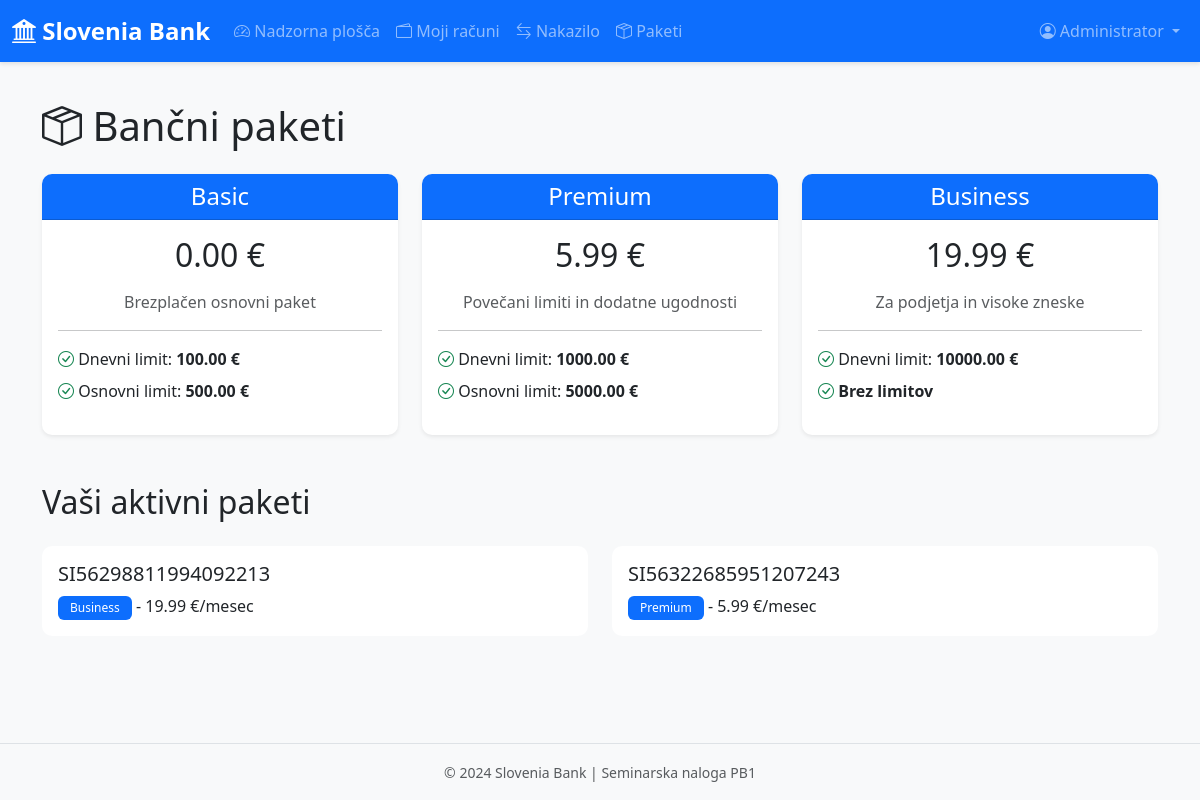
Screenshot of /packages (signed in) with the database file from the repository.
### tables this page shows
CREATE TABLE racun (
                        IBAN            TEXT     PRIMARY KEY UNIQUE CHECK(LENGTH(IBAN) = 19), -- 19 je standard po Wiki za SLO
                        id_lastnik      INTEGER  NOT NULL REFERENCES stranka(id_stranke),
                        id_paket        INTEGER  NOT NULL REFERENCES paket(id_paket),
                        stanje          INTEGER  NOT NULL DEFAULT(0) -- centi
                );

CREATE TABLE paket (
                    id_paket  INTEGER PRIMARY KEY,
                    tip       TEXT     NOT NULL UNIQUE,
                    cena      INTEGER  NOT NULL,
                    osnovni_limit  INTEGER,
                    dnevni_limit   INTEGER  NOT NULL
                    
                );

### app.py (the view)
@app.route('/packages')
@login_required
def packages():
    available_packages = [
        {
            'tip': 'Basic',
            'cena': 0,
            'osnovni_limit': 50000,  # 500 EUR
            'dnevni_limit': 10000,   # 100 EUR
            'opis': 'Brezplačen osnovni paket'
        },
        {
            'tip': 'Premium',
            'cena': 599,  # 5.99 EUR
            'osnovni_limit': 500000,  # 5000 EUR
            'dnevni_limit': 100000,   # 1000 EUR
            'opis': 'Povečani limiti in dodatne ugodnosti'
        },
        {
            'tip': 'Business',
            'cena': 1999,  # 19.99 EUR
            'osnovni_limit': None,  # Brez limita
            'dnevni_limit': 1000000,  # 10000 EUR
            'opis': 'Za podjetja in visoke zneske'
        }
    ]
    user_id = session['user_id']
    racuni = bank.get_racuni_stranke(user_id)
    for racun in racuni:
        racun['paket'] = bank.get_paket_za_racun(racun['IBAN'])
    return render_template('packages.html',
                         available_packages=available_packages,
                         racuni=racuni)

### app.py (called while the page is built)
def login_required(f):
    @wraps(f)
    def decorated_function(*args, **kwargs):
        if 'user_id' not in session:
            flash('Prosimo, prijavite se.', 'warning')
            return redirect(url_for('login'))
        return f(*args, **kwargs)
    return decorated_function

@app.template_filter('centi_v_eure')
def centi_v_eure(centi):
    if centi is None:
        return '0.00'
    return f"{centi / 100:.2f}"

@app.template_filter('format_iban')
def format_iban(iban):
    if not iban:
        return ''
    return iban

### model.py (called while the page is built)
def get_connection():
    if not hasattr(_thread_local, 'conn'):
        _thread_local.conn = dbapi.connect('Banka.db', check_same_thread=False)
        _thread_local.conn.execute("PRAGMA foreign_keys = ON;")
    return _thread_local.conn

    def __enter__(self):
        return self.cur

    def __exit__(self, exc_type, exc_value, traceback):
        if self.close:
            self.cur.close()

### services.py (called while the page is built)
    def get_racuni_stranke(self, id_stranke):
        with Kazalec() as cur:
            cur.execute("""
                SELECT IBAN, id_lastnik, stanje
                FROM racun
                WHERE id_lastnik = ?
                ORDER BY IBAN
            """, (id_stranke,))
            rows = cur.fetchall()
            return [
                {
                    'IBAN': row[0],
                    'id_lastnik': row[1],
                    'stanje': row[2]
                }
                for row in rows
            ]

    def get_paket_za_racun(self, iban):
        with Kazalec() as cur:
            cur.execute("""
                SELECT p.id_paket, p.tip, p.cena, p.osnovni_limit, p.dnevni_limit
                FROM paket p
                JOIN racun r ON r.id_paket = p.id_paket
                WHERE r.IBAN = ?
            """, (iban,))
            row = cur.fetchone()
            if row:
                return {
                    'id_paket': row[0],
                    'tip': row[1],
                    'cena': row[2],
                    'osnovni_limit': row[3],
                    'dnevni_limit': row[4]
                }
            return None

### templates/packages.html (shortened to what this page needs)
{% extends "base.html" %}
{% block content %}
<div class="container my-4">
    <h1 class="mb-4"><i class="bi bi-box-seam"></i> Bančni paketi</h1>
    <div class="row g-4 mb-5">
        {% for paket in available_packages %}
        <div class="col-md-4">
            <div class="card shadow-sm h-100">
                <div class="card-header bg-primary text-white text-center">
                    <h4 class="mb-0">{{ paket.tip }}</h4>
                </div>
                <div class="card-body text-center">
                    <h2 class="mb-3">{{ paket.cena | centi_v_eure }} €</h2>
                    <p class="text-muted">{{ paket.opis }}</p>
                    <hr>
                    <ul class="list-unstyled text-start">
                        <li class="mb-2">
                            <i class="bi bi-check-circle text-success"></i>
                            Dnevni limit: <strong>{{ paket.dnevni_limit | centi_v_eure }} €</strong>
                        </li>
                        <li class="mb-2">
                            <i class="bi bi-check-circle text-success"></i>
                            {% if paket.osnovni_limit %}
                            Osnovni limit: <strong>{{ paket.osnovni_limit | centi_v_eure }} €</strong>
                            {% else %}
                            <strong>Brez limitov</strong>
                            {% endif %}
                        </li>
                    </ul>
                </div>
            </div>
        </div>
        {% endfor %}
    </div>
    <h2 class="mb-4">Vaši aktivni paketi</h2>
    <div class="row g-4">
        {% for racun in racuni %}
        <div class="col-md-6">
            <div class="card">
                <div class="card-body">
                    <h5>{{ racun.IBAN | format_iban }}</h5>
                    {% if racun.paket %}
                    <p class="mb-0">
                        <span class="badge bg-primary">{{ racun.paket.tip }}</span>
                        - {{ racun.paket.cena | centi_v_eure }} €/mesec
                    </p>
                    {% else %}
                    <p class="text-muted mb-0">Brez paketa</p>
                    {% endif %}
                </div>
            </div>
        </div>
        {% endfor %}
    </div>
</div>
{% endblock %}

### static/css/style.css (style rules this page uses)
:root { --primary-color: #0d6efd; --secondary-color: #6c757d; --success-color: #198754; --danger-color: #dc3545; --warning-color: #ffc107; --info-color: #0dcaf0; }
body { font-family: 'Segoe UI', Tahoma, Geneva, Verdana, sans-serif; background-color: #f8f9fa; min-height: 100vh; display: flex; flex-direction: column; }
.card { border: none; border-radius: 10px; transition: transform 0.2s; }
.card-header { border-radius: 10px 10px 0 0 !important; }
.badge { padding: 6px 12px; font-weight: 500; border-radius: 6px; }
.card { animation: fadeIn 0.5s ease-out; }

### rows the page displays
racun: IBAN "SI56298811994092213", paket.tip "Business", paket.cena|centi_v_eure "19.99"
racun: IBAN "SI56322685951207243", paket.tip "Premium", paket.cena|centi_v_eure "5.99"

### other values shown
{{ session.get('name', 'Uporabnik') }} "Administrator"
{{ paket.tip }} "Basic" "Premium" "Business"
{{ paket.cena | centi_v_eure }} "0.00" "5.99" "19.99"
{{ paket.opis }} "Brezplačen osnovni paket" "Povečani limiti in dodatne ugodnosti" "Za podjetja in visoke zneske"
{{ paket.dnevni_limit | centi_v_eure }} "100.00" "1000.00" "10000.00"
{{ paket.osnovni_limit | centi_v_eure }} "500.00" "5000.00"
